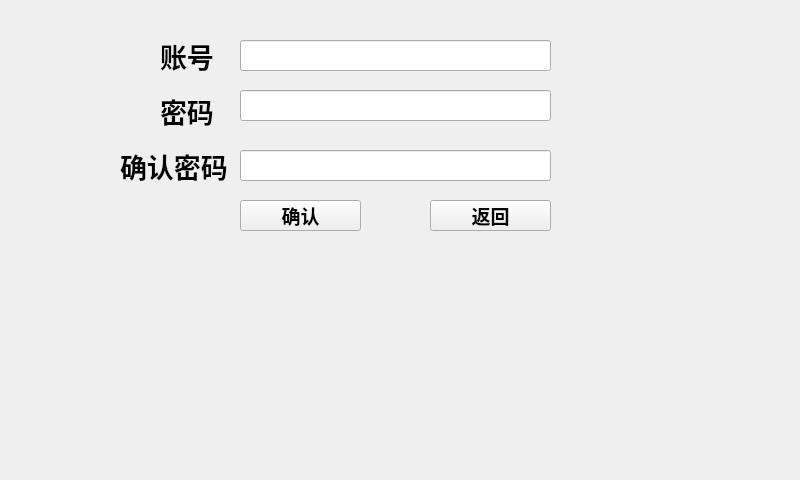
<?xml version="1.0" encoding="UTF-8"?>
<ui version="4.0">
 <class>RegisterForm</class>
 <widget class="QWidget" name="RegisterForm">
  <property name="geometry">
   <rect>
    <x>0</x>
    <y>0</y>
    <width>800</width>
    <height>480</height>
   </rect>
  </property>
  <property name="windowTitle">
   <string>Form</string>
  </property>
  <widget class="QLabel" name="labelID">
   <property name="geometry">
    <rect>
     <x>160</x>
     <y>40</y>
     <width>71</width>
     <height>31</height>
    </rect>
   </property>
   <property name="font">
    <font>
     <family>楷体</family>
     <pointsize>20</pointsize>
     <weight>75</weight>
     <bold>true</bold>
    </font>
   </property>
   <property name="text">
    <string>账号</string>
   </property>
  </widget>
  <widget class="QLabel" name="labelPW">
   <property name="geometry">
    <rect>
     <x>160</x>
     <y>90</y>
     <width>71</width>
     <height>41</height>
    </rect>
   </property>
   <property name="font">
    <font>
     <family>楷体</family>
     <pointsize>20</pointsize>
     <weight>75</weight>
     <bold>true</bold>
    </font>
   </property>
   <property name="text">
    <string>密码</string>
   </property>
  </widget>
  <widget class="QLineEdit" name="lineEditPW">
   <property name="geometry">
    <rect>
     <x>240</x>
     <y>90</y>
     <width>311</width>
     <height>31</height>
    </rect>
   </property>
   <property name="font">
    <font>
     <family>Aharoni</family>
     <pointsize>20</pointsize>
     <weight>75</weight>
     <bold>true</bold>
    </font>
   </property>
  </widget>
  <widget class="QLabel" name="labelRPW">
   <property name="geometry">
    <rect>
     <x>120</x>
     <y>150</y>
     <width>121</width>
     <height>31</height>
    </rect>
   </property>
   <property name="font">
    <font>
     <family>楷体</family>
     <pointsize>20</pointsize>
     <weight>75</weight>
     <bold>true</bold>
    </font>
   </property>
   <property name="text">
    <string>确认密码</string>
   </property>
  </widget>
  <widget class="QLineEdit" name="lineEditRPW">
   <property name="geometry">
    <rect>
     <x>240</x>
     <y>150</y>
     <width>311</width>
     <height>31</height>
    </rect>
   </property>
   <property name="font">
    <font>
     <family>Aharoni</family>
     <pointsize>20</pointsize>
     <weight>75</weight>
     <bold>true</bold>
    </font>
   </property>
  </widget>
  <widget class="QPushButton" name="btnReturn">
   <property name="geometry">
    <rect>
     <x>430</x>
     <y>200</y>
     <width>121</width>
     <height>31</height>
    </rect>
   </property>
   <property name="font">
    <font>
     <family>楷体</family>
     <pointsize>14</pointsize>
     <weight>75</weight>
     <bold>true</bold>
    </font>
   </property>
   <property name="text">
    <string>返回</string>
   </property>
  </widget>
  <widget class="QPushButton" name="btnSure">
   <property name="geometry">
    <rect>
     <x>240</x>
     <y>200</y>
     <width>121</width>
     <height>31</height>
    </rect>
   </property>
   <property name="font">
    <font>
     <family>楷体</family>
     <pointsize>14</pointsize>
     <weight>75</weight>
     <bold>true</bold>
    </font>
   </property>
   <property name="text">
    <string>确认</string>
   </property>
  </widget>
  <widget class="QLineEdit" name="lineEditID">
   <property name="geometry">
    <rect>
     <x>240</x>
     <y>40</y>
     <width>311</width>
     <height>31</height>
    </rect>
   </property>
   <property name="font">
    <font>
     <family>Aharoni</family>
     <pointsize>20</pointsize>
     <weight>75</weight>
     <bold>true</bold>
    </font>
   </property>
  </widget>
  <widget class="mykeyboard" name="widget" native="true">
   <property name="geometry">
    <rect>
     <x>140</x>
     <y>260</y>
     <width>471</width>
     <height>201</height>
    </rect>
   </property>
  </widget>
 </widget>
 <customwidgets>
  <customwidget>
   <class>mykeyboard</class>
   <extends>QWidget</extends>
   <header>mykeyboard.h</header>
   <container>1</container>
  </customwidget>
 </customwidgets>
 <resources/>
 <connections/>
</ui>
